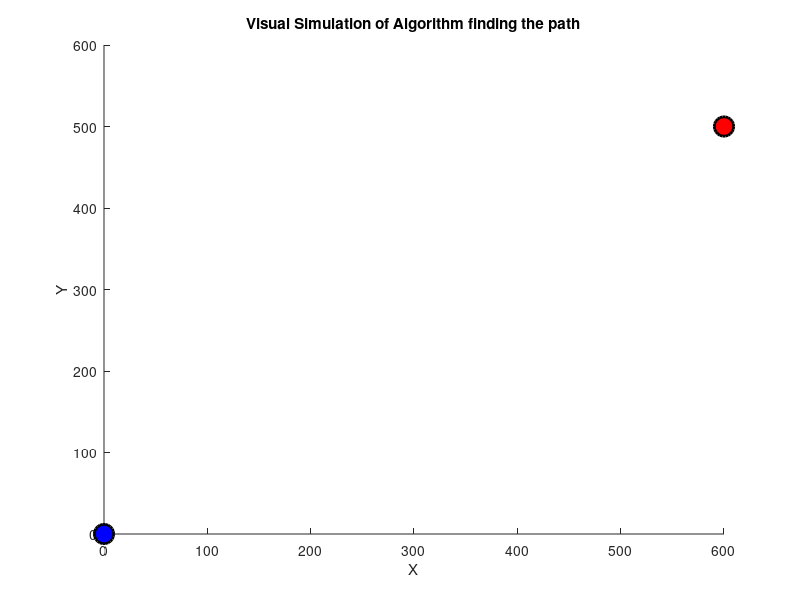

Reproduce this figure in MATLAB. (Note: this script raises an error after producing the figure.)
clc;
clear all;
close all;

% Boundary for the map or reach space of robot 
x_max = 600;
y_max = 600;
z_max = 600;

% Plotting to see the way it converges and finds an optimal path for robot
figure()
axis([0 x_max 0 y_max 0 z_max])
title('Visual Simulation of Algorithm finding the path')
xlabel('X')
ylabel('Y')
zlabel('Z')

hold on

compare = 40; % The Value used to restrict the movement within certain nodes
Max_num_Nodes = 1600; 

q_start.config = [0 0 0]; % initial position of the robot
q_start.cost = 0; % Cost to reach to node
q_start.parent = 0; % parent is node through which it passed 
q_goal.config = [600 500 100]; % Desired position
q_goal.cost = 0; % Initialization of cost
nodes(1) = q_start; % Defining the first node as starting position

 plot3(q_start.config(1), q_start.config(2), q_start.config(3), 'o',...%Creating Start Marker
    'LineWidth',2,...
    'MarkerEdgeColor','k',...
    'MarkerFaceColor','b',...
    'MarkerSize',14);

 plot3(q_goal.config(1), q_goal.config(2), q_goal.config(3), 'o',...%Creating Goal Marker
    'LineWidth',2,...
    'MarkerEdgeColor','k',...
    'MarkerFaceColor','r',...
    'MarkerSize',14);
  
% OBSTACLES DEFINED HERE
% Adding new obstacles and modifying any existing obstacles is pretty
% simple and fast, by just changing parameters of any obstacle

p_obstacle=[150,50,0];
size_obstacle=[120,100,200];
p_obstacle2=[350,350,0];
size_obstacle2=[100,100,180];
obstacle(size_obstacle,p_obstacle,1,[0 0 1]);
hold on
obstacle(size_obstacle2,p_obstacle2,1,[0 0 1]);
hold on
R0=40;x0=200;y0=400;z0=0;h1=180;
R02=30;x02=500;y02=150;z02=0;h2=190;
R03=50;x03=500;y03=300;z03=0;h3=160;
R04=40;x04=350;y04=250;z04=0;h4=190;
cyl_obs(x0,y0,z0,R0,h1)
cyl_obs(x02,y02,z02,R02,h2)
cyl_obs(x03,y03,z03,R03,h3)
cyl_obs(x04,y04,z04,R04,h4)

% Providing data of each of the obstacles in a matrix form to use later 

ob(1,1:6)=[p_obstacle(1), p_obstacle(2),p_obstacle(3), size_obstacle(1), size_obstacle(2), size_obstacle(3)];
ob(2,1:6)=[x0-R0, y0-R0,z0-R0 2*R0, 2*R0, h1];
ob(3,1:6)=[x02-R02, y02-R02, z02-R02 2*R02, 2*R02, h2];
ob(4,1:6)=[x03-R03, y03-R03, z03-R03, 2*R03, 2*R03, h3];
ob(5,1:6)=[p_obstacle2(1), p_obstacle2(2), p_obstacle2(3), size_obstacle2(1), size_obstacle2(2), size_obstacle2(3)];
ob(6,1:6)=[x04-R04, y04-R04, z04-R04, 2*R04, 2*R04, h4];
tic
% RRT Algoithm starts here, the loop goes on until the number of nodes
% has not reached to maximum allowed by input

for i = 1:1:Max_num_Nodes
    q_rand = [rand(1)*x_max rand(1)*y_max rand(1)*z_max];
    plot3(q_rand(1), q_rand(2), q_rand(3), 'x', 'Color',  [0 0.4470 0.7410]);
    hold on
    legend({'Start Node','Goal Node'},'Location','northeast')
   % Break command, to exit from the loop if the robot has reached to 
   % goal node and met the requirements 
   
    for j = 1:1:length(nodes)
        if nodes(j).config == q_goal.config
            break
        end
    end
    % Comparing distance between current nodes and new nodes to find
    % nearest node out of a group of random nodes
    n_dist = [];
    for j = 1:1:length(nodes)
        n = nodes(j);
        dist_tmp = euc_dist_3d(n.config, q_rand);
        n_dist = [n_dist dist_tmp];
    end
    [val, idx] = min(n_dist);
    q_near = nodes(idx);
    q_new.config = move(q_rand, q_near.config, val, compare);
    % The following 'if' Condition checks whether the edge found
    % collisions  with any obstacle using the function provided at the end 
    if ob_avoidance(q_rand, q_near.config, ob(1,:)) && ob_avoidance(q_rand, q_near.config, ob(2,:)) && ob_avoidance(q_rand, q_near.config, ob(3,:)) && ob_avoidance(q_rand, q_near.config, ob(4,:)) && ob_avoidance(q_rand, q_near.config, ob(5,:)) && ob_avoidance(q_rand, q_near.config, ob(6,:))
        line([q_near.config(1), q_new.config(1)], [q_near.config(2), q_new.config(2)], [q_near.config(3), q_new.config(3)], 'Color', 'm', 'LineWidth', 2);
        drawnow; % This command shows actual plotting of convergence 
        hold on
        q_new.cost = euc_dist_3d(q_new.config, q_near.config) + q_near.cost;
        q_nearest = [];
        r = 50;
        neighbor_count = 1;
        for j = 1:1:length(nodes)
            if (euc_dist_3d(nodes(j).config, q_new.config)) <= r && ob_avoidance(q_rand, q_near.config, ob(1,:)) && ob_avoidance(q_rand, q_near.config, ob(2,:)) && ob_avoidance(q_rand, q_near.config, ob(3,:)) && ob_avoidance(q_rand, q_near.config, ob(4,:)) && ob_avoidance(q_rand, q_near.config, ob(5,:)) && ob_avoidance(q_rand, q_near.config, ob(6,:)) 
                q_nearest(neighbor_count).config = nodes(j).config;
                q_nearest(neighbor_count).cost = nodes(j).cost;
                neighbor_count = neighbor_count+1;
            end
        end
        % Comparing the costs to travel through different nodes to nearest
        % node, and finally selecting the least cost node
        q_min = q_near;
        C_min = q_new.cost;
        for k = 1:1:length(q_nearest)
            if q_nearest(k).cost + euc_dist_3d(q_nearest(k).config, q_new.config) < C_min && ob_avoidance(q_rand, q_near.config, ob(1,:)) && ob_avoidance(q_rand, q_near.config, ob(2,:)) && ob_avoidance(q_rand, q_near.config, ob(3,:)) && ob_avoidance(q_rand, q_near.config, ob(4,:)) && ob_avoidance(q_rand, q_near.config, ob(5,:)) && ob_avoidance(q_rand, q_near.config, ob(6,:))
                q_min = q_nearest(k);
                C_min = q_nearest(k).cost + euc_dist_3d(q_nearest(k).config, q_new.config);
                line([q_min.config(1), q_new.config(1)], [q_min.config(2), q_new.config(2)], [q_min.config(3), q_new.config(3)], 'Color', 'b');
                hold on
            end
        end
        
        for j = 1:1:length(nodes)
            if nodes(j).config == q_min.config
                q_new.parent = j;
            end
        end
        nodes = [nodes q_new];
    end
end
toc
% Finding the shortest distance path by forming a vector with distances 
D = [];
for j = 1:1:length(nodes)
    tmp_dist = euc_dist_3d(nodes(j).config, q_goal.config);
    D = [D tmp_dist];
end

% Comparing the elements of vector formed above and finding the minimum
% distance out of it to get final path
% If in case, the last node selected is not goal node, we replace it and
% add at the end, goal node, in nodes list

[val, idx] = min(D);
q_goal.parent = idx;
q_end = q_goal;
nodes = [nodes q_goal];

% The following loop helps in connecting the path from last node to goal
% node if, in case maximum number of nodes are not sufficient to reach
while q_end.parent ~= 0
    start = q_end.parent;
    data1=line([q_end.config(1), nodes(start).config(1)], [q_end.config(2), nodes(start).config(2)], [q_end.config(3), nodes(start).config(3)], 'Color', 'g', 'LineWidth', 4);
    hold on
    q_end = nodes(start);
end
  label(data1,'Final Path')
% Function used to avoid all the
% obstacles if present in the new direction found by nearest node strategy 

function nc = ob_avoidance(n2, n1, ob_data)

A = [n1(1) n1(2) n1(3)]; % Node from where edge is to be formed
B = [n2(1) n2(2) n2(3)]; % Node to be reached from previous one
obs = [ob_data(1) ob_data(2) ob_data(3) ob_data(1)+ob_data(4) ob_data(2)+ob_data(5) ob_data(3)+ob_data(6)];

C1 = [obs(1),obs(2)];
D1 = [obs(1),obs(5)];
C2 = [obs(1),obs(2)];
D2 = [obs(4),obs(2)];
C3 = [obs(4),obs(5)];
D3 = [obs(4),obs(2)];
C4 = [obs(4),obs(5)];
D4 = [obs(1),obs(5)];
C5 = [obs(1) obs(3)];
D5 = [obs(1) obs(6)];
C6 = [obs(1) obs(3)];
D6 = [obs(4) obs(3)];
C7 = [obs(4) obs(6)];
D7 = [obs(4) obs(3)];
C8 = [obs(4) obs(6)];
D8 = [obs(1) obs(6)];
C9 = [obs(2) obs(3)];
D9 = [obs(2) obs(6)];
C10 = [obs(2) obs(3)];
D10 = [obs(5) obs(3)];
C11 = [obs(5) obs(6)];
D11 = [obs(5) obs(3)];
C12 = [obs(5) obs(6)];
D12 = [obs(2) obs(6)];

% Checking intersection using geometry rules for each edge and sides
val_con_1 = condition(A,C1,D1) ~= condition(B,C1,D1) && condition(A,B,C1) ~= condition(A,B,D1);
val_con_2 = condition(A,C2,D2) ~= condition(B,C2,D2) && condition(A,B,C2) ~= condition(A,B,D2);
val_con_3 = condition(A,C3,D3) ~= condition(B,C3,D3) && condition(A,B,C3) ~= condition(A,B,D3);
val_con_4 = condition(A,C4,D4) ~= condition(B,C4,D4) && condition(A,B,C4) ~= condition(A,B,D4);
val_con_5 = condition(A,C5,D5) ~= condition(B,C5,D5) && condition(A,B,C5) ~= condition(A,B,D5);
val_con_6 = condition(A,C6,D6) ~= condition(B,C6,D6) && condition(A,B,C6) ~= condition(A,B,D6);
val_con_7 = condition(A,C7,D7) ~= condition(B,C7,D7) && condition(A,B,C7) ~= condition(A,B,D7);
val_con_8 = condition(A,C8,D8) ~= condition(B,C8,D8) && condition(A,B,C8) ~= condition(A,B,D8);
val_con_9 = condition(A,C9,D9) ~= condition(B,C9,D9) && condition(A,B,C9) ~= condition(A,B,D9);
val_con_10 = condition(A,C10,D10) ~= condition(B,C10,D10) && condition(A,B,C10) ~= condition(A,B,D10);
val_con_11 = condition(A,C11,D11) ~= condition(B,C11,D11) && condition(A,B,C11) ~= condition(A,B,D11);
val_con_12 = condition(A,C12,D12) ~= condition(B,C12,D12) && condition(A,B,C12) ~= condition(A,B,D12);

% It only allows the movement which is safe without any collision
if val_con_1==0 && val_con_2==0 && val_con_3==0 && val_con_4==0 && val_con_5==0 && val_con_6==0 && val_con_7==0 && val_con_8==0 && val_con_9==0 && val_con_10==0 && val_con_11==0 && val_con_12==0
    nc = 1;
else
    nc = 0;
end
end

% This function acts as a condition to check binary value of any possible
% intersection, using geometry of comparing distance between coordinates}
% {The value obtained by this function is sent to the function ob_avoidance
% to compare and decide whether the obstacle is interfering the new edge
function val = condition(A,B,C)
val = (C(2)-A(2)) * (B(1)-A(1)) > (B(2)-A(2)) * (C(1)-A(1));
end

% Simple function to calculate euclidean distance between two given nodes
function d = euc_dist_3d(q1,q2)
d = sqrt((q1(1)-q2(1))^2 + (q1(2)-q2(2))^2 + (q1(3)-q2(3))^2);
end

% This function uses coordinates, factor of value and epsilon criteria
% to move the branch further in the direction of new node selected by
% algorithm. If distance is very large, it will form a new node in the same
% direction as the nearest node selected to move before
function A = move(qr, qn, val, eps)
q_new = [0 0];
if val >= eps
    q_new(1) = qn(1) + ((qr(1)-qn(1))*eps)/euc_dist_3d(qr,qn);
    q_new(2) = qn(2) + ((qr(2)-qn(2))*eps)/euc_dist_3d(qr,qn);
    q_new(3) = qn(3) + ((qr(3)-qn(3))*eps)/euc_dist_3d(qr,qn);
else
    q_new(1) = qr(1);
    q_new(2) = qr(2);
    q_new(3) = qr(3);
end
A = [q_new(1), q_new(2), q_new(3)];
end
%Referenced from online Code to plot obstacles

%Function used to create graphical image of a cuboid of any size
% It takes coordinates of one corner and side lengths in x,y and z
% direction as input and produces image as output
function obstacle(varargin)
inArgs = { ...
    [10 56 100] , ...
    [10 10  10] , ...
    .7          , ...
    [1 0 0]       ...
    };
inArgs(1:nargin) = varargin;
[edges,origin,alpha,clr] = deal(inArgs{:});
XYZ = { ...
    [0 0 0 0]  [0 0 1 1]  [0 1 1 0] ; ...
    [1 1 1 1]  [0 0 1 1]  [0 1 1 0] ; ...
    [0 1 1 0]  [0 0 0 0]  [0 0 1 1] ; ...
    [0 1 1 0]  [1 1 1 1]  [0 0 1 1] ; ...
    [0 1 1 0]  [0 0 1 1]  [0 0 0 0] ; ...
    [0 1 1 0]  [0 0 1 1]  [1 1 1 1]   ...
    };
XYZ = mat2cell(...
    cellfun( @(x,y,z) x*y+z , ...
    XYZ , ...
    repmat(mat2cell(edges,1,[1 1 1]),6,1) , ...
    repmat(mat2cell(origin,1,[1 1 1]),6,1) , ...
    'UniformOutput',false), ...
    6,[1 1 1]);
cellfun(@patch,XYZ{1},XYZ{2},XYZ{3},...
    repmat({clr},6,1),...
    repmat({'FaceAlpha'},6,1),...
    repmat({alpha},6,1)...
    );
view(3);
end

% Function used to create the cylinder shaped obstacle by taking
% coordinates of center(x,y,z), Base-Radius(R) and cylinder height(h)
% as input and output is the plot in figure
function cyl_obs(x0,y0,z0,R,h)
[x,y,z]=cylinder(R);
x=x+x0;
y=y+y0;
z=z*h+z0;
surf(x,y,z)
hold on
end